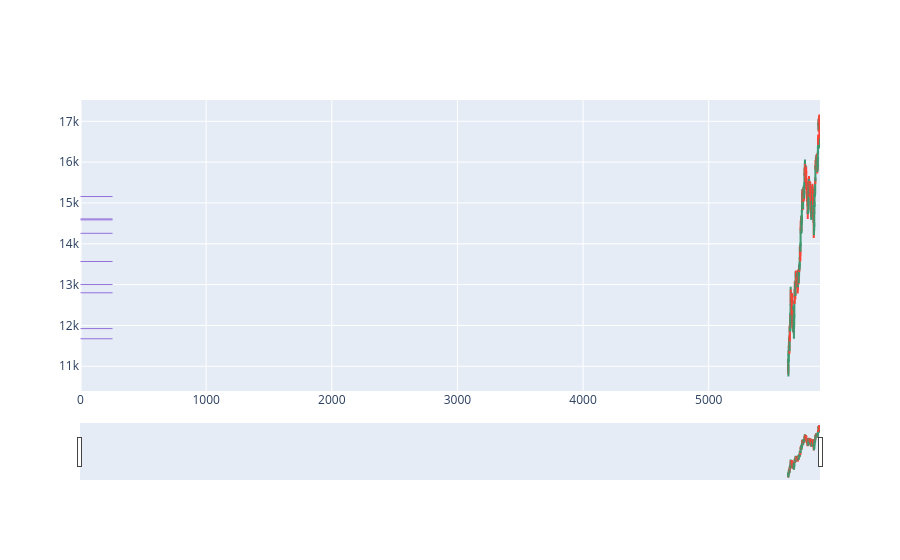

Notebook code for this chart:
### Code cell
plotlist1=[x[1] for x in sr if x[2]==1]
plotlist2=[x[1] for x in sr if x[2]==2]
plotlist1.sort()
plotlist2.sort()
for i in range(1,len(plotlist1)):
    if(i>=len(plotlist1)):
        break
    if abs(plotlist1[i]-plotlist1[i-1]<=0.005):
        plotlist1.pop(i)
for i in range(1,len(plotlist2)):
    if(i>=len(plotlist2)):
        break
    if abs(plotlist2[i]-plotlist2[i-1]<=0.005):
        plotlist2.pop(i)
s=0
e=len(df)
dfpl=df[s:e]
fig=go.Figure(data=[go.Candlestick(x=dfpl.index,
                                  open=dfpl['open'],
                                  close=dfpl['close'],
                                  low=dfpl['low'],
                                  high=dfpl['high'])])
c=0
while (1):
    if (c>len(plotlist1)-1):
        break
    fig.add_shape(type='line',x0=s,y0=plotlist1[c],
                 x1=e,
                 y1=plotlist1[c],
                 line=dict(color='MediumPurple',width=1))
    c+=1
while (1):
    if (c>len(plotlist2)-1):
        break
    fig.add_shape(type='line',x0=s,y0=plotlist2[c],
                 x1=e,
                 y1=plotlist2[c],
                 line=dict(color='Blue',width=1))
    c+=1    
fig.show()

### Figure 1 — Plotly figure (JSON) as saved in the notebook; plotly's stock layout.template omitted (floating-point values rounded to 4 significant figures; data arrays with more than 128 entries replaced by an {"elided": "..."} marker saying what was removed)
{"data": [{"close": {"elided": "255 float values"}, "high": {"elided": "255 float values"}, "low": {"elided": "255 float values"}, "open": {"elided": "255 float values"}, "type": "candlestick", "x": {"elided": "255 int values"}}], "layout": {"shapes": [{"line": {"color": "MediumPurple", "width": 1}, "type": "line", "x0": 0, "x1": 255, "y0": 11670.0, "y1": 11670.0}, {"line": {"color": "MediumPurple", "width": 1}, "type": "line", "x0": 0, "x1": 255, "y0": 11923, "y1": 11923}, {"line": {"color": "MediumPurple", "width": 1}, "type": "line", "x0": 0, "x1": 255, "y0": 12800, "y1": 12800}, {"line": {"color": "MediumPurple", "width": 1}, "type": "line", "x0": 0, "x1": 255, "y0": 13000.0, "y1": 13000.0}, {"line": {"color": "MediumPurple", "width": 1}, "type": "line", "x0": 0, "x1": 255, "y0": 13570.0, "y1": 13570.0}, {"line": {"color": "MediumPurple", "width": 1}, "type": "line", "x0": 0, "x1": 255, "y0": 14260.0, "y1": 14260.0}, {"line": {"color": "MediumPurple", "width": 1}, "type": "line", "x0": 0, "x1": 255, "y0": 14586, "y1": 14586}, {"line": {"color": "MediumPurple", "width": 1}, "type": "line", "x0": 0, "x1": 255, "y0": 14610.0, "y1": 14610.0}, {"line": {"color": "MediumPurple", "width": 1}, "type": "line", "x0": 0, "x1": 255, "y0": 15160.0, "y1": 15160.0}]}}
